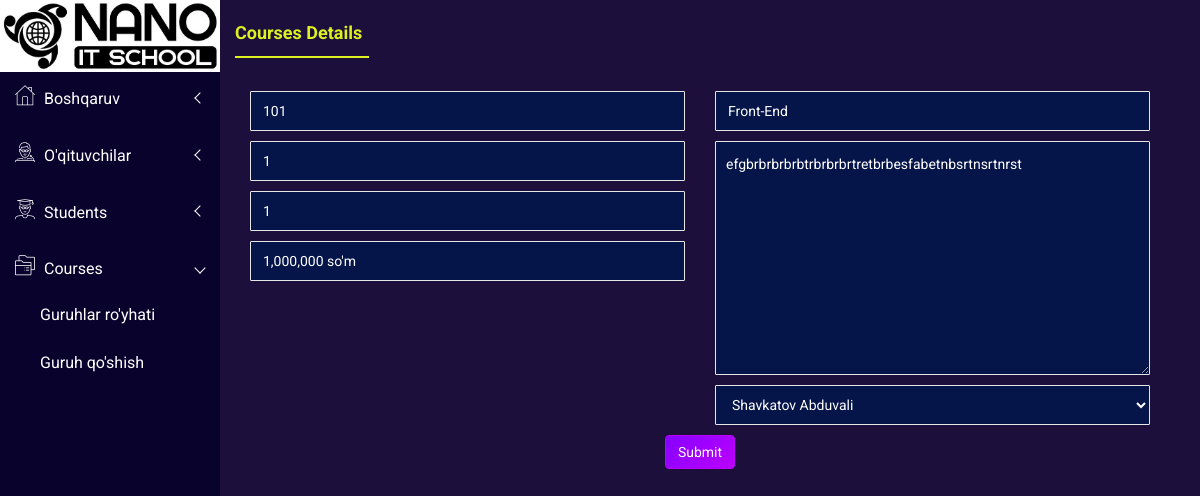
The app's page /courses/edit/1/ with its own data.
### main/models.py (models this page shows, shortened)
class add_course_model(models.Model):
    name = models.CharField(max_length=150)
    time = models.CharField(max_length=90)
    course_price = models.CharField(max_length=150)
    department = models.CharField(max_length=150)
    description = models.TextField()
    days = models.CharField(max_length=200)
    professor = models.ForeignKey('ProfileUser', on_delete=models.CASCADE, limit_choices_to={'role': 'teacher'})

class ProfileUser(models.Model):
    ROLE_CHOICES = [
        ('teacher', "O'qituvchi"),
        ('student', "Talaba"),
    ]
    user = models.OneToOneField(User, on_delete=models.CASCADE, related_name='profile')
    role = models.CharField(max_length=10, choices=ROLE_CHOICES, default='student')
    full_name = models.CharField(max_length=150, null=True, blank=True)
    address = models.CharField(max_length=150, null=True, blank=True)
    phone_number = models.CharField(max_length=90, null=True, blank=True)
    birth_date = models.CharField(max_length=90, null=True, blank=True)
    description = models.TextField(blank=True, null=True)
    department = models.CharField(max_length=150, null=True, blank=True)
    profile_pic = models.ImageField(upload_to='profile_pics/', blank=True, null=True)
    group = models.ForeignKey('add_course_model', on_delete=models.SET_NULL, null=True, blank=True)
    is_approved = models.BooleanField(default=False)

### main/views.py (the view, shortened to what this page needs)
# urls.py: path('courses/edit/<int:course_id>/', edit_course_view, name='edit_course'),
def edit_course_view(request, course_id):
    course = get_object_or_404(add_course_model, id=course_id)
    professors = ProfileUser.objects.filter(role='teacher')  # ✅ Faqat o‘qituvchilar
    context = {
        'course': course,
        'professors': professors,
    }
    return render(request, 'edit-course.html', context)

### main/context_processors.py (called while the page is built)
def unread_notifications_count(request):
    if request.user.is_authenticated:
        count = Notification.objects.filter(user=request.user, is_read=False).count()
        return {'unread_notifications_count': count}
    return {}

### templates/edit-course.html (shortened to what this page needs)
{% load static %}
<!doctype html>
<html class="no-js" lang="en">
<head>
    <link rel="stylesheet" href="{% static 'css/bootstrap.min.css' %}">
    <link rel="stylesheet" href="{% static 'css/font-awesome.min.css' %}">
    <link rel="stylesheet" href="{% static 'css/owl.carousel.css' %}">
    <link rel="stylesheet" href="{% static 'css/owl.theme.css' %}">
    <link rel="stylesheet" href="{% static 'css/owl.transitions.css' %}">
    <link rel="stylesheet" href="{% static 'css/animate.css' %}">
    <link rel="stylesheet" href="{% static 'css/normalize.css' %}">
    <link rel="stylesheet" href="{% static 'css/meanmenu.min.css' %}">
    <link rel="stylesheet" href="{% static 'css/main.css' %}">
    <link rel="stylesheet" href="{% static 'css/dropzone/dropzone.css' %}">
    <link rel="stylesheet" href="{% static 'css/educate-custon-icon.css' %}">
    <link rel="stylesheet" href="{% static 'css/morrisjs/morris.css' %}">
    <link rel="stylesheet" href="{% static 'css/scrollbar/jquery.mCustomScrollbar.min.css' %}">
    <link rel="stylesheet" href="{% static 'css/metisMenu/metisMenu.min.css' %}">
    <link rel="stylesheet" href="{% static 'css/metisMenu/metisMenu-vertical.css' %}">
    <link rel="stylesheet" href="{% static 'css/calendar/fullcalendar.min.css' %}">
    <link rel="stylesheet" href="{% static 'css/calendar/fullcalendar.print.min.css' %}">
    <link rel="stylesheet" href="{% static 'css/form/all-type-forms.css' %}">
    <link rel="stylesheet" href="{% static 'style.css' %}">
    <link rel="stylesheet" href="{% static 'css/responsive.css' %}">
</head>
<body>
    <div class="left-sidebar-pro">
        <nav id="sidebar" style="background-color: #09022c;" class="">
            <div class="sidebar-header">
                <a href="index.html"><img class="main-logo" src="{% static 'images/nano-logo.jpeg' %}" alt="" /></a>
            </div>
            <div class="left-custom-menu-adp-wrap comment-scrollbar">
                <nav class="sidebar-nav">
                    <ul class="metismenu" id="menu1">
                        <li>
                            <a class="has-arrow" href="/">
                                <span class="educate-icon educate-home icon-wrap"></span>
                                <span class="mini-click-non">Boshqaruv</span>
                            </a>
                        </li>
                        <li>
                            <a class="has-arrow" href="/" aria-expanded="false"><span
                                    class="educate-icon educate-professor icon-wrap"></span> <span
                                    class="mini-click-non">O'qituvchilar</span></a>
                        </li>
                        <li>
                            <a class="has-arrow" href="/" aria-expanded="false"><span
                                    class="educate-icon educate-student icon-wrap"></span> <span
                                    class="mini-click-non">Students</span></a>
                        </li>
                        <li class="active">
                            <a class="has-arrow" href="/" aria-expanded="false"><span
                                    class="educate-icon educate-course icon-wrap"></span> <span
                                    class="mini-click-non">Courses</span></a>
                            <ul class="submenu-angle" aria-expanded="false">
                                <li><a title="All Courses" href="/all-courses/"><span class="mini-sub-pro">Guruhlar ro'yhati</span></a></li>
                                <li><a title="Add Courses" href="/add-course/"><span class="mini-sub-pro">Guruh qo'shish</span></a></li>
                            </ul>
                        </li>
                    </ul>
                </nav>
            </div>
        </nav>
    </div>
        <div class="single-pro-review-area mt-t-30 mg-b-15">
            <div class="container-fluid">
                <div class="row">
                    <div class="col-lg-12 col-md-12 col-sm-12 col-xs-12">
                        <div class="product-payment-inner-st">
                            <ul id="myTabedu1" class="tab-review-design">
                                <li class="active"><a href="#description">Courses Details</a></li>
                            </ul>
                            <div id="myTabContent" class="tab-content custom-product-edit">
                                <div class="product-tab-list tab-pane fade active in" id="description">
                                    <div class="edit-someone">
                                        <div class="col-lg-12 col-md-12 col-sm-12 col-xs-12">
                                            <div class="review-content-section">
                                                <div id="dropzone1" class="pro-ad addcoursepro">
                                                    <form method="POST">
                                                        <div class="row">
                                                            <div class="col-lg-6 col-md-6 col-sm-6 col-xs-12">
                                                                <div class="form-group">
                                                                    <input name="name" type="text" class="form-control" placeholder="Course Name" value="{{ course.name }}">
                                                                </div>
                                                                <div class="form-group">
                                                                    <input name="time" type="text" class="form-control" placeholder="Course Duration" value="{{ course.time }}">
                                                                </div>
                                                                <div class="form-group">
                                                                    <input name="time" type="text" class="form-control" placeholder="Course Duration" value="{{ course.days }}">
                                                                </div>
                                                                <div class="form-group">
                                                                    <input name="course_price" type="text" class="form-control" placeholder="Course Price" value="{{ course.course_price }}">
                                                                </div>
                                                            </div>
                                                            <div class="col-lg-6 col-md-6 col-sm-6 col-xs-12">
                                                                <div class="form-group">
                                                                    <input name="department" type="text" class="form-control" placeholder="Department" value="{{ course.department }}">
                                                                </div>
                                                                <div class="form-group edit-ta-resize">
                                                                    <textarea name="description" class="form-control" placeholder="Description">{{ course.description }}</textarea>
                                                                </div>
                                                                <div class="form-group">
                                                                    <select name="professor" class="form-control">
                                                                        {% for prof in professors %}
                                                                        <option value="{{ prof.id }}" {% if prof.id == course.professor.id %}selected{% endif %}>
                                                                            {{ prof.full_name }}
                                                                        </option>
                                                                        {% endfor %}
                                                                    </select>
                                                                </div>
                                                            </div>
                                                        </div>
                                                        <div class="row">
                                                            <div class="col-lg-12">
                                                                <div class="payment-adress">
                                                                    <button type="submit" class="btn btn-primary waves-effect waves-light">Submit</button>
                                                                </div>
                                                            </div>
                                                        </div>
                                                    </form>
                                                </div>
                                            </div>
                                        </div>
                                    </div>
                                </div>
                            </div>
                        </div>
                    </div>
                </div>
            </div>
        </div>
</body>
</html>

### static/css/main.css (style rules this page uses)
html { color: #222; font-size: 1em; line-height: 1.4; }
audio, canvas, iframe, img, svg, video { vertical-align: middle; }
textarea { resize: vertical; }

### static/css/metisMenu/metisMenu-vertical.css (style rules this page uses)
.sidebar-nav { background: #fff; }
.sidebar-nav ul { padding: 0; margin: 0; list-style: none; background: #f5f5f5; }
.sidebar-nav .metismenu { background: #fff; display: -webkit-box; display: -ms-flexbox; display: flex; -webkit-box-orient: vertical; -webkit-box-direction: normal; -ms-flex-direction: column; flex-direction: column; }
.sidebar-nav .metismenu li + li { margin-top: 5px; }
.sidebar-nav .metismenu li:last-child { margin-bottom: 5px; }
.sidebar-nav .metismenu > li { display: -webkit-box; display: -ms-flexbox; display: flex; -webkit-box-orient: vertical; -webkit-box-direction: normal; -ms-flex-direction: column; flex-direction: column; position: relative; }
.sidebar-nav .metismenu a { position: relative; display: block; padding: 13px 15px; color: #444; outline-width: 0; transition: all .3s ease-out; font-size:16px; font-weight:400; }
.sidebar-nav .metismenu ul a { padding: 10px 15px 10px 40px; }
.sidebar-nav .metismenu li .icon-wrap { margin-right:5px; font-size:20px; color:#303030; }

### templates/edit-course.html (style rules this page uses)
.edit-someone { background-color: rgba(29, 15, 60, 0.6); }

### records on screen
add_course_model: name "101", time "1", course_price "1,000,000 so'm", department "Front-End", description "efgbrbrbrbrbtrbrbrbrtretbrbesfabetnbsrtnsrtnrst", professor "Shavkatov Abduvali"
